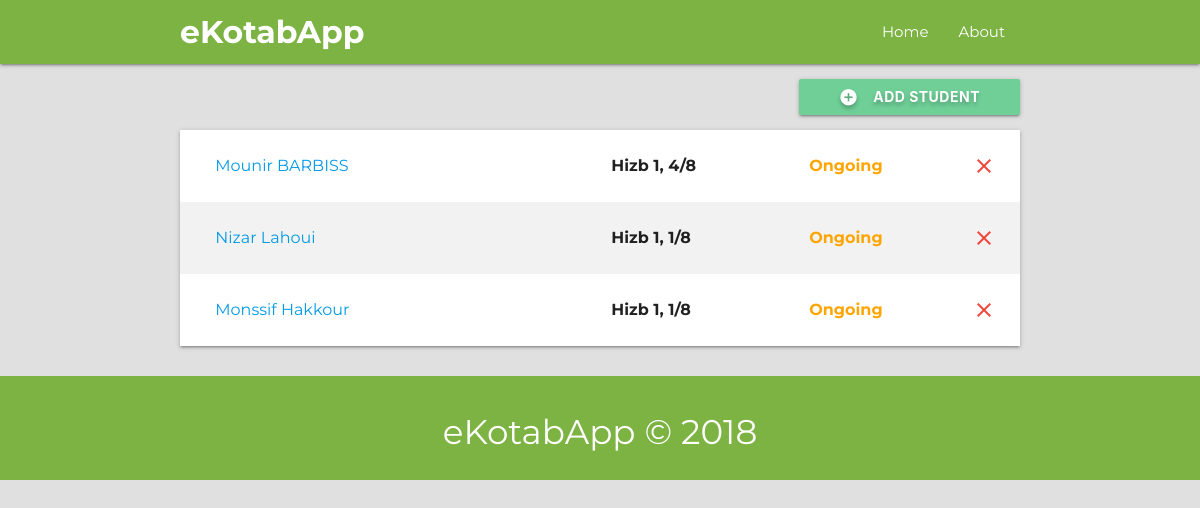
The app's page /, older data.
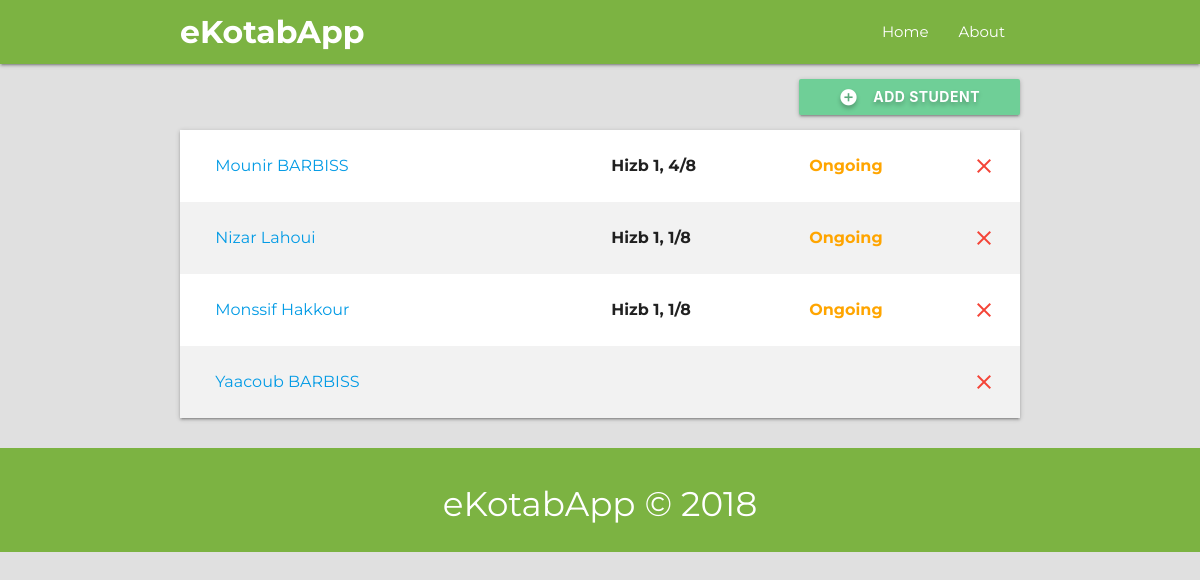
The same page, newer data.
### ekotab/models.py (models this page shows, shortened)
class Student(models.Model):
    first_name = models.CharField(max_length=50)
    last_name = models.CharField(max_length=50)
    slug = models.SlugField(max_length=100, unique=True, blank=True)
    email = models.EmailField()
    phone_number = models.CharField(max_length=12)
    def getCurrentStep(self):
        current_step = None
        query_result = self.steps.filter(is_current_step=True)
        if len(query_result) == 1:
            current_step = query_result[0]
        return current_step

class Step(models.Model):
    student = models.ForeignKey(Student, on_delete=models.CASCADE, related_name='steps')
    title = models.CharField(max_length=20)
    status = models.CharField(max_length=9, choices=Statuses.choices(), default=Statuses.ONGOING)
    date_added = models.DateField('date added', default=datetime.date.today)
    date_submitted = models.DateField('date submitted', blank=True, null=True)
    is_current_step = models.BooleanField(default=False)

### ekotab/views.py (the view)
# urls.py: path('', views.student_list, name='list'),
def student_list(request):
    student_list = Student.objects.all()
    return render(request, 'ekotab/student-list.html', {
        'student_list': student_list,
    })

### ekotab/templates/ekotab/student-list.html (shortened to what this page needs)
{% extends 'ekotab/base.html' %}
{% block content %}
<div class="container">
	{% if student_list %}
	<section class="section section-steps">
		<div class="row">
			<a href="/student/add">
				<button class="btn waves-effect right">
					<i class="material-icons white-text left">add_circle</i>
					Add Student
				</button>
			</a>
		</div>
		<ul class="z-depth-1">
			{% for student in student_list %}
			<li>
				<div class="card-panel z-depth-0 step">
					<div class="row">
						<div class="col l6">
							<a href="{% url 'ekotab:detail' student.slug %}">
								<span class="title">{{ student.first_name }} {{ student.last_name }}</span>
							</a>
						</div>
						<div class="col l3">
							<span class="title bold">{{ student.getCurrentStep.title }}</span>
						</div>
						<div class="col 1">
							<span class="step-status-{{ student.getCurrentStep.get_status_display|lower }}">
								{{ student.getCurrentStep.get_status_display }}
							</span>
						</div>
						<a href="student/{{ student.slug }}/delete">
							<i class="material-icons red-text right">close</i>
						</a>
					</div>
				</div>
			</li>
			{% endfor %}
		</ul>
	</section>
	{% endif %}
</div>
{% endblock %}

Row changes from the older to the newer data that the page shows:
added Student: first_name "Yaacoub", last_name "BARBISS"
